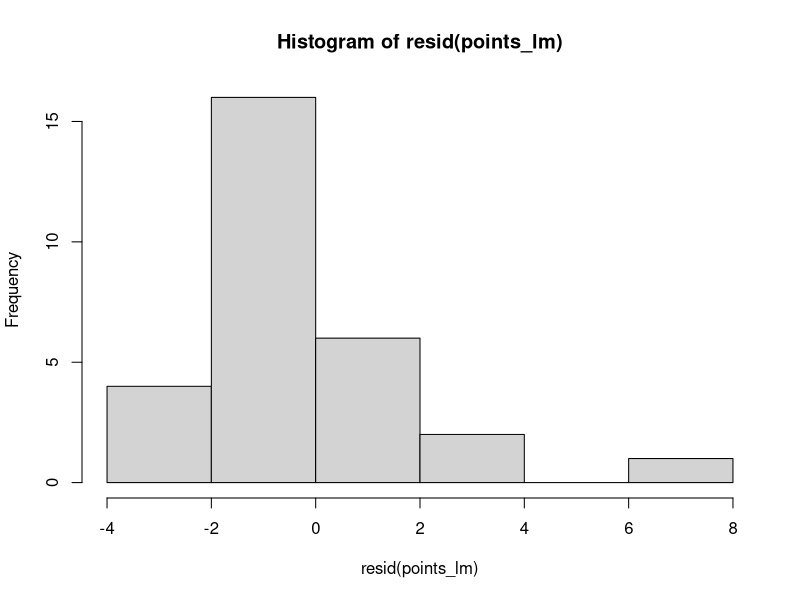
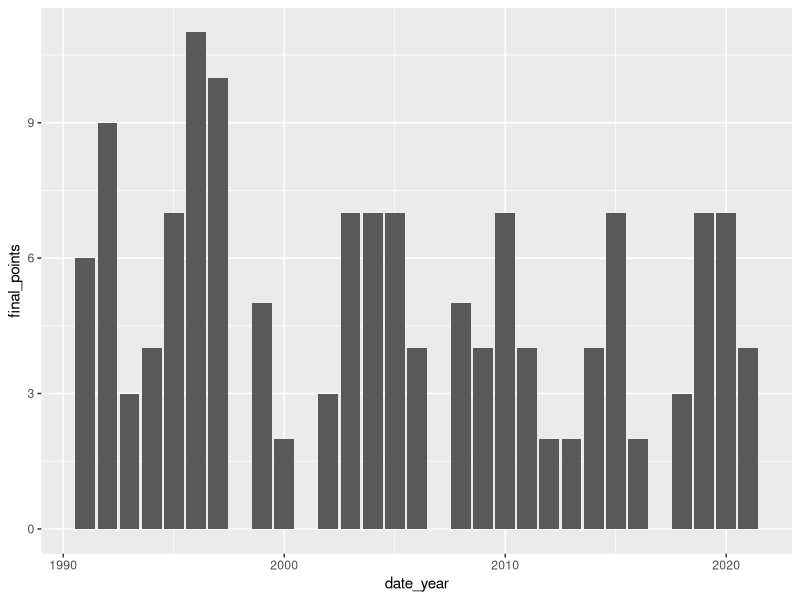

Write the R code that produced these figures, in order.
require(here)
require(data.table)
require(ggplot2)
require(dplyr)

points <- fread(here("data", "kqf_points.csv"))
points <- na.omit(points)

points_lm <- lm(points$final_points ~ points$pre_points)
aov(points_lm)
cor(points$pre_points, points$final_points)
hist(resid(points_lm))

shapiro.test(resid(points_lm))
##paired bar prelim vs final by year
##noted differnce between rot% measurements 

points %>%
ggplot(aes(date_year, y = final_points)) +
  geom_bar(position = "dodge", stat = "identity")


